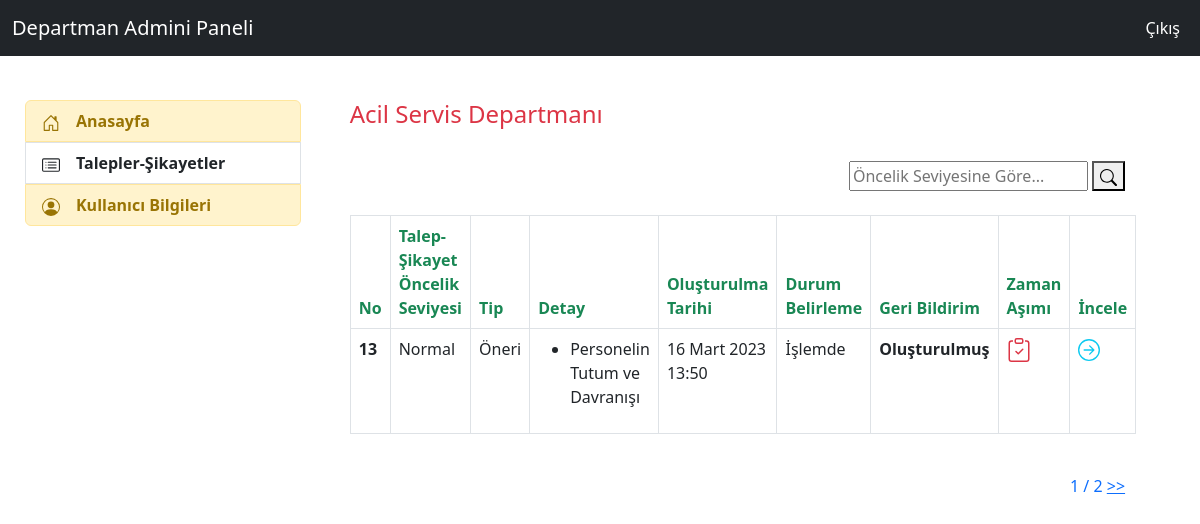
/feedbacks/d_admin_index (signed in), run on the app's committed database.
### feedback/models.py (models this page shows, shortened)
class Department(models.Model):
    idcompany= models.ForeignKey(Company,on_delete=models.CASCADE,verbose_name="dprt_company")
    name = models.CharField(max_length=50,verbose_name="Departman Adı")
    status = models.CharField(max_length=6,verbose_name="Durum",choices=status_choices)
    def __str__(self):
        return self.name

class Feedback(models.Model):
    IdCompany = models.ForeignKey(Company,on_delete=models.CASCADE,verbose_name="Hastane")
    Name = models.CharField(max_length=30,verbose_name="Ad",null=True,blank=True)
    Surname = models.CharField(max_length=30,verbose_name="Soyad",null=True,blank=True)
    Email = models.EmailField(max_length=40,verbose_name="Email")
    PhoneNumber = PhoneNumberField(default="",verbose_name="Telefon Numarası")
    Content = models.TextField(verbose_name="Talep-Şikayet İçeriği")
    Photo = models.FileField(blank=True,null=True,verbose_name="Resim")
    IdDepartment = models.ForeignKey(Department,on_delete=models.CASCADE,verbose_name="Talep-Şikayet Departmanı")
    IdFeedbackType = models.ForeignKey(FeedbackType,on_delete=models.CASCADE,verbose_name="Talep-Şikayet Tipi")
    IdFeedbackSource = models.ManyToManyField(FeedbackSource,verbose_name="Talep-Şikayet Nedeni (Çoklu Seçim Yapılabilir) ")
    IdFeedbackReason = models.ManyToManyField(FeedbackReason,verbose_name="Talep-Şikayet Nedeni (Detay) (Çoklu Seçim Yapılabilir) ")
    IdFeedbackPersonel =models.ManyToManyField(FeedbackPersonel,verbose_name="Talep-Şikayet Personeli (Çoklu Seçim Yapılabilir) ")
    FeedbackOpenDate = models.DateTimeField(auto_now_add=True,verbose_name="Oluşturulma Tarihi")
    IdFeedbackPriorityLevel = models.ForeignKey(FeedbackPriorityLevel,null=True,on_delete=models.CASCADE,verbose_name="Talep-Şikayet Öncelik Seviyesi")
    IdFeedbackStatus = models.ForeignKey(FeedbackStatus,default=1,verbose_name="Talep-Şikayet Durumu",on_delete=models.CASCADE)
    FeedbackClosedDate= models.DateTimeField(auto_now=True,verbose_name="Talep-Şikayet Son İşlem Saati")
    LastSolveDate = models.DateTimeField(null=True,verbose_name="Talep ve Şikayetin Yanıtı İçin Gerekli Zaman(Ör: ..-..-.... 17:40)")
    DurationTime = models.CharField(max_length=100,verbose_name="Geçen Zaman",null=True)
    class Meta:
        ordering = ["IdFeedbackStatus__id","-IdFeedbackPriorityLevel__id"]

class FeedbackPriorityLevel(models.Model):
    idcompany= models.ForeignKey(Company,on_delete=models.CASCADE,verbose_name="f_priority_company")
    name = models.CharField(max_length=35,verbose_name="f_priority_name",choices=priority_choice)
    def __str__(self):
        return self.name

class FeedbackType(models.Model):
    idcompany= models.ForeignKey(Company,on_delete=models.CASCADE,verbose_name="f_type_company")
    name = models.CharField(max_length=8,verbose_name="Talep-Şikayet Tipi")
    status = models.CharField(max_length=6,verbose_name="Durum",choices=status_choices)
    def __str__(self):
        return self.name

class FeedbackReason(models.Model):
    idcompany= models.ForeignKey(Company,on_delete=models.CASCADE,verbose_name="f_reason_company")
    name = models.CharField(max_length=35,verbose_name="Talep-Şikayet Nedeni Adı")
    status = models.CharField(max_length=6,verbose_name="Durum",choices=status_choices)

class FeedbackStatus(models.Model):
    IdCompany = models.ForeignKey(Company,verbose_name="status_ıdcompany",on_delete=models.CASCADE)
    name = models.CharField(max_length=7,verbose_name="Durum Adı",choices=f_status_choice)

### feedback/views.py (the view)
# urls.py: path('d_admin_index',views.d_admin_index,name="d_admin_index"),
@login_required(login_url="user:login")
def d_admin_index(request):
    k_user = request.user
    d_user = UserAddProfile.objects.filter(user=k_user).first()
    department = d_user.user_department
    feedbacks_list = Feedback.objects.filter(IdDepartment=department.id,IdFeedbackStatus=2)
    paginator = Paginator(feedbacks_list, 1)  # Show 5 contacts per page
    page = request.GET.get('sayfa')
    try:
        feedbacks = paginator.page(page)
    except PageNotAnInteger:
        feedbacks = paginator.page(1)
    except EmptyPage:
        feedbacks = paginator.page(paginator.num_pages)
    sayı = 0
    for feedback in feedbacks_list:
        zaman(feedback)
        if FeedbackStatusHistory.objects.filter(history_feedback_id=feedback.id).first()==None and feedback.FeedbackClosedDate > feedback.LastSolveDate:
            sayı +=1
    keyword = request.GET.get("keyword")
    if keyword:
        feedbacks = Feedback.objects.filter(
            Q(IdDepartment=department.id),
            Q(IdFeedbackStatus = 2),
            Q(IdFeedbackPriorityLevel__name__icontains=keyword)
        ).distinct()
    context = {
        "department":department,
        "feedbacks":feedbacks,
        "sayı":sayı,
    }
    return render(request,"department_admin/index.html",context)

### feedback/views.py (called while the page is built)
def zaman(feedback):
        liste = list()
        time = now() - feedback.FeedbackOpenDate
        for t in str(time):
            liste.append(t)
        if liste[2] == "d":
            time = liste[0] + " gün"
        elif liste[0]=="0" and liste[1]==":":
            time = liste[2]+liste[3]+" dakika"
        elif liste[3]=="d":
            time = liste[0]+liste[1]+" gün"
        elif liste[1]==":" and int(liste[2]) == True :
            time = liste[0]+liste[1]+ " saat"
        elif liste[2] == ":" :
            time = liste[0]+liste[1]+ " saat"
        elif liste[1] == ":":
            time =liste[0]+ " saat"
        elif liste[2]=="m":
            time = liste[0] +" ay"
        elif liste[3]=="m":
            time = liste[0]+liste[1]+" ay"
        feedback.DurationTime = time
        feedback.save()

### templates/department_admin/index.html (shortened to what this page needs)
{% extends "department_admin/layout.html" %}
{% block content %}
<h4 class="text-danger">{{department}} Departmanı</h4>
<br>
{% if feedbacks %}
    <div class="d-flex justify-content-end ">
        <form>
            <input type="text" name = "keyword" class="input-sm" maxlength="6" placeholder="Öncelik Seviyesine Göre..." value="{{request.GET.keyword}}">
            <button type="submit"></button>
        </form>
    </div><br>
    <table class="table table-bordered">
    <thead>
        <tr>
        <th scope="col" class="text-success">No</th>
        <th scope="col" class="text-success">Talep-Şikayet Öncelik Seviyesi</th>
        <th scope="col" class="text-success">Tip</th>
        <th scope="col" class="text-success">Detay</th>
        <th scope="col" class="text-success">Oluşturulma Tarihi</th>
        <th scope="col" class="text-success">Durum Belirleme</th>
        <th scope="col" class="text-success">Geri Bildirim</th>
        <th scope="col" class="text-success">Zaman Aşımı</th>
        <th scope="col" class="text-success">İncele</th>
        </tr>
    </thead>
    <tbody>
        {% for feedback in feedbacks %}
            <tr>
                <td><b>{{feedback.id}}</b></td>
                <td>{{feedback.IdFeedbackPriorityLevel}}</td>
                <td>{{feedback.IdFeedbackType}}</td>
                <td>
                    {% for f_reason in feedback.IdFeedbackReason.all %}
                        <ul><li>{{f_reason.name}}</li></ul>
                    {% endfor %}
                </td>
                <td>{{feedback.FeedbackOpenDate}}</td>
                <td>{{feedback.IdFeedbackStatus.name}}</td>
                {% if feedback.feedbackstatushistory_set.all %}
                    <td><b>Oluşturulmuş</b></td>
                {% else %}
                    <td class="text-danger"><b>-</b></td>
                {% endif %}
                {% if feedback.FeedbackClosedDate > feedback.LastSolveDate %}
                    <td class="text-danger"><b></b></td>
                {% endif %}
                <td><a href="{% url 'feedback:d_admin_feedback_detail' feedback.id %}" class="text-info">
                <b></b></a></td>
            </tr>
        {% endfor %}
    </tbody>
    </table><br>
    <div class="d-flex justify-content-end ">
        <div class="pagination">
            <span class="step-links">
                <span class="text-primary">
                    {{ feedbacks.number }} / {{ feedbacks.paginator.num_pages }}
                </span>
                {% if feedbacks.has_next %}
                    <a class="text-primary" href="?sayfa={{ feedbacks.next_page_number }}{% if request.GET.keyword %}&keyword={{ request.GET.keyword }}{% endif %}">>></a>
                {% endif %}
            </span>
        </div>
    </div>
{% endif %}
{% endblock  %}

### data on the page
Department: name "Acil Servis"
Feedback: id "13", IdFeedbackPriorityLevel "Normal", IdFeedbackType "Öneri", FeedbackOpenDate "16 Mart 2023 13:50", IdFeedbackStatus.name "İşlemde", shows "Oluşturulmuş"
FeedbackReason: name "Personelin Tutum ve Davranışı"

### other printed values
{{ feedbacks.number }} "1"
{{ feedbacks.paginator.num_pages }} "2"
